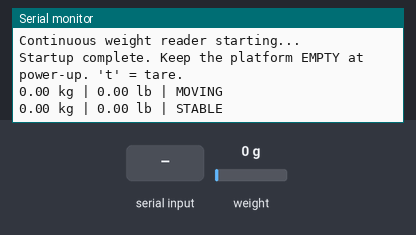
Recording of a sketch running on a simulated ESP32. Shown: the last lines printed to the serial monitor. The test bench sets the inputs (shaded band); at power-on: weight on the scale 0 g. EEPROM starts erased.

Above: at 3.6 s.
3.7 s: "t" received over Serial
At 4.3 s:
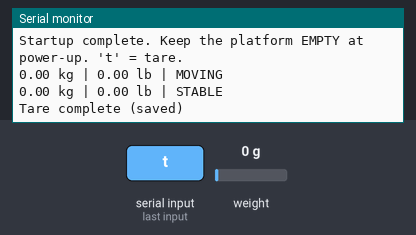
5.2 s: weight on the scale set to 100 g
At 6.1 s:
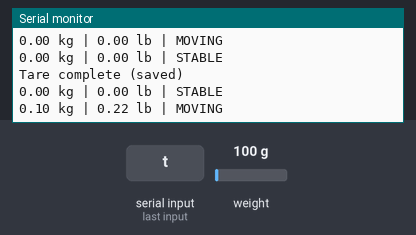
6.7 s: weight on the scale set to 1250 g
At 7.6 s:
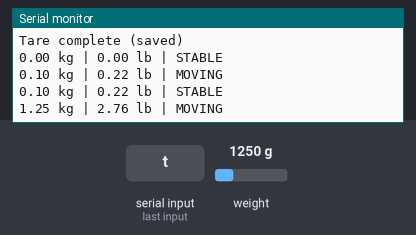
Timing chart, 0 to 9.7 s (numbered marks = the images above; inputs shaded):
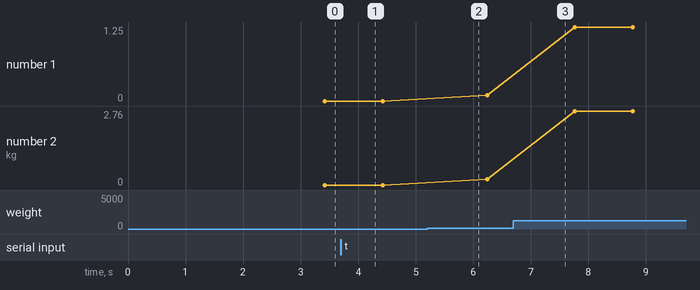

Measured:
- after the input at 3.7 s, the serial monitor: prints a new line at once (image 1)
- after the input at 5.2 s, the serial monitor: prints a new line at once (image 2)
- after the input at 6.7 s, the serial monitor: prints a new line after 0.05 s (image 3)
- plotted number 1: 0 → 0.1 after the input at 5.2 s, 0.1 → 1.25 after the input at 6.7 s
- plotted number 2: 0 → 0.22 after the input at 5.2 s, 0.22 → 2.76 after the input at 6.7 s

The sketch:

WEIGHT_CONTINUOUS.ino
```cpp
#include <HX711_ADC.h>
#include <Preferences.h>

// ========================================
// CONTINUOUS WEIGHT READER (HX711 + load cell, ESP32)
// ========================================
// Standalone: no WiFi, no API, no website. Serial Monitor @ 115200.
// Uses HX711_ADC (Olav Kallhovd): update() never blocks.
//
// Wiring: HX711 DT -> GPIO 4, SCK -> GPIO 5.
//
// Output: one line whenever the weight changes by >= PRINT_DELTA_KG,
// plus a heartbeat every HEARTBEAT_MS. Each line ends with
// STABLE or MOVING.
//
// Commands:
//   t = tare (platform EMPTY) - saved to flash, survives reboot
// ========================================

const int HX711_DOUT_PIN = 4;
const int HX711_SCK_PIN = 5;

// Counts per kg. Fitted on a real 72 kg person (board showed 130 kg at
// -14900). Light loads (<5 kg) read low on this scale; ignore them.
const float CALIBRATION_VALUE = -26900.0;

const unsigned long STABILIZING_TIME_MS = 2000;
const int SAMPLES_IN_USE = 8;               // fewer = faster response, more = smoother
const float PRINT_DELTA_KG = 0.02;          // print only when weight moves this much
const unsigned long HEARTBEAT_MS = 1000;    // ...or at least this often
const float STABLE_RANGE_KG = 0.03;         // spread over recent readings to be STABLE
const float ZERO_DEADBAND_KG = 0.03;        // show 0 below this
const float LBS_PER_KG = 2.20462262;
const int HISTORY = 6;                      // readings used for the stable check

HX711_ADC LoadCell(HX711_DOUT_PIN, HX711_SCK_PIN);
Preferences prefs;

float history[HISTORY];
int historyCount = 0;
int historyIndex = 0;

bool isStable() {
  if (historyCount < HISTORY) return false;
  float lo = history[0], hi = history[0];
  for (int i = 1; i < HISTORY; i++) {
    if (history[i] < lo) lo = history[i];
    if (history[i] > hi) hi = history[i];
  }
  return (hi - lo) <= STABLE_RANGE_KG;
}

void setup() {
  Serial.begin(115200);
  delay(10);
  Serial.println();
  Serial.println("Continuous weight reader starting...");

  LoadCell.begin();
  LoadCell.setSamplesInUse(SAMPLES_IN_USE); // must be set before start()
  // The zero point is saved in flash, so a reboot with something on
  // the platform keeps the old zero instead of re-taring the load away.
  prefs.begin("weight", false);
  bool hasTare = prefs.isKey("tare");
  LoadCell.start(STABILIZING_TIME_MS, !hasTare); // first boot only: tare now

  if (LoadCell.getTareTimeoutFlag() || LoadCell.getSignalTimeoutFlag()) {
    Serial.println("Timeout, check wiring and pins (DT=GPIO4, SCK=GPIO5).");
    while (1) delay(1000);
  }

  if (hasTare) {
    LoadCell.setTareOffset(prefs.getLong("tare", 0));
  } else {
    prefs.putLong("tare", LoadCell.getTareOffset());
  }
  LoadCell.setCalFactor(CALIBRATION_VALUE);
  Serial.println("Startup complete. Keep the platform EMPTY at power-up. 't' = tare.");
}

void loop() {
  static float lastPrinted = -1000;
  static unsigned long lastPrintMs = 0;

  // update() returns true when a new conversion was processed.
  if (LoadCell.update()) {
    float kg = LoadCell.getData();
    if (fabs(kg) < ZERO_DEADBAND_KG) kg = 0;

    history[historyIndex] = kg;
    historyIndex = (historyIndex + 1) % HISTORY;
    if (historyCount < HISTORY) historyCount++;

    unsigned long now = millis();
    if (fabs(kg - lastPrinted) >= PRINT_DELTA_KG || now - lastPrintMs >= HEARTBEAT_MS) {
      Serial.print(kg, 2);
      Serial.print(" kg | ");
      Serial.print(kg * LBS_PER_KG, 2);
      Serial.print(" lb | ");
      Serial.println(isStable() ? "STABLE" : "MOVING");
      lastPrinted = kg;
      lastPrintMs = now;
    }
  }

  if (Serial.available() > 0) {
    char c = Serial.read();
    if (c == 't') LoadCell.tareNoDelay();
  }

  if (LoadCell.getTareStatus()) {
    historyCount = 0;
    historyIndex = 0;
    prefs.putLong("tare", LoadCell.getTareOffset());
    Serial.println("Tare complete (saved)");
  }
}
```
